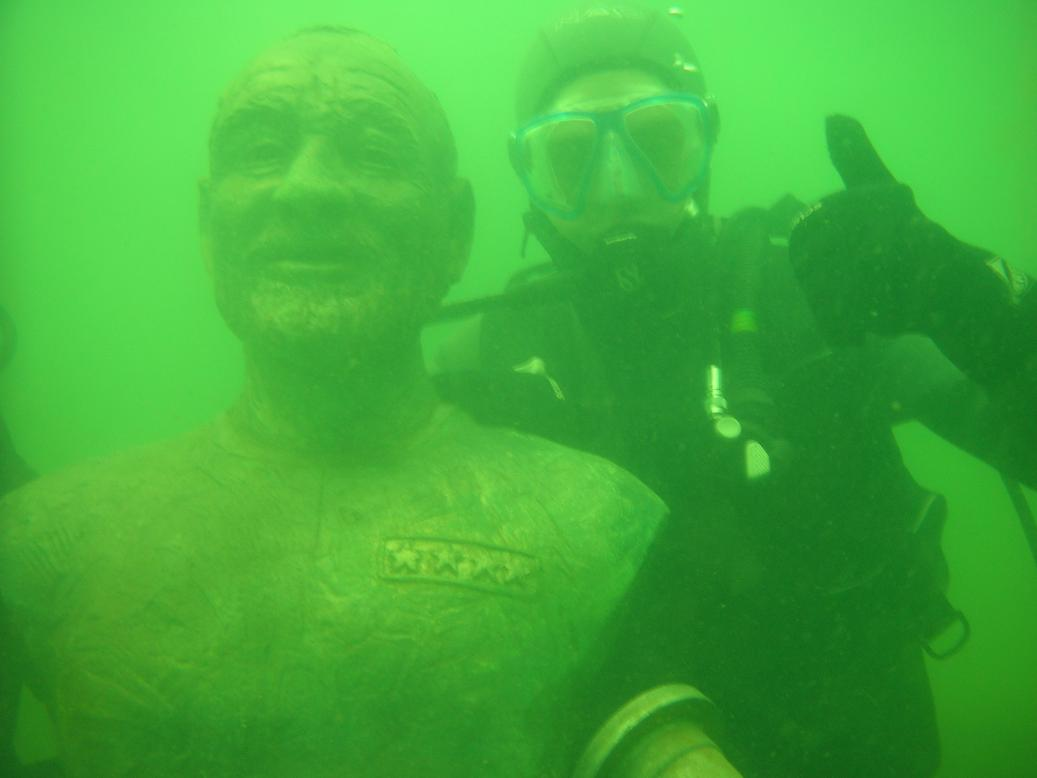
#> input picture src/Color_Balance_and_fusion/test13.jpg, 1037 x 778 px
$ python wavelength_compensation_and_dehazing.py ../Color_Balance_and_fusion/test13.jpg
#> lines starting #> are read from the running program, lines starting #| are printed output that depends on the picture
#> further down, im is the input picture: shape (778, 1037, 3); mean B, G, R 57, 172.2, 64.9
### src/Wavelength_Compensation_and_Dehazing/whiteBalance.py
import numpy as np

def whiteBalance(im):
    R_avg = np.mean(im[:,:,0])
#> R_avg = 0.255
    G_avg = np.mean(im[:,:,1])
#> G_avg = 0.675
    B_avg = np.mean(im[:,:,2])
#> B_avg = 0.224

    RGB_avg = [R_avg, G_avg, B_avg]
#> RGB_avg = [0.255, 0.675, 0.224]

    gray_value = (R_avg + G_avg + B_avg) / 3
#> gray_value = 0.385

    scaleValue = gray_value / RGB_avg
#> scaleValue = [1.51, 0.569, 1.72]

    w = np.zeros_like(im)
    w[:,:,0] = scaleValue[0] * im[:,:,0]
    w[:,:,1] = scaleValue[1] * im[:,:,1]
    w[:,:,2] = scaleValue[2] * im[:,:,2]

    return w

### src/Wavelength_Compensation_and_Dehazing/enhanceContrast.py
import numpy as np

def enhanceContrast(im):
    luminance = im[:,:,0] * 0.299 + im[:,:,1] * 0.587 + im[:,:,2] * 0.114
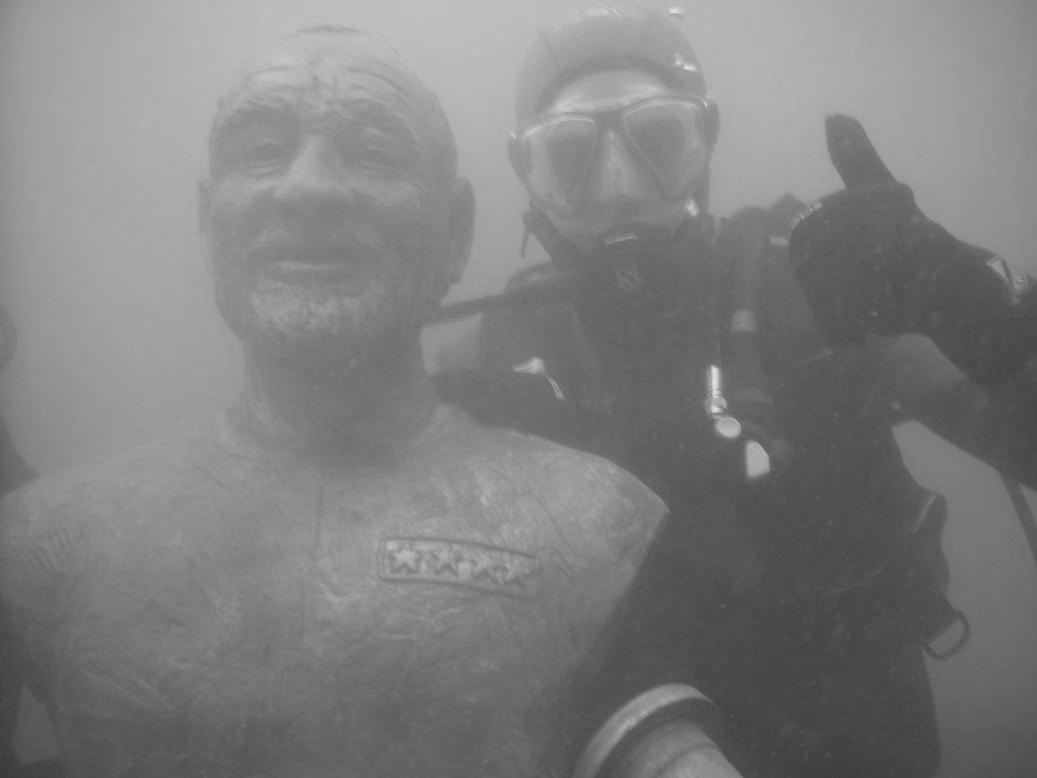
#> luminance: shape (778, 1037) float32; min 0.229, max 0.884, mean 0.498
    avgLuminance = np.mean(luminance[:])
#> avgLuminance = 0.498
    gamma = 2 * (0.5 + avgLuminance)
#> gamma = 2

    output = np.zeros_like(im)

    output[:,:,0] = gamma * (im[:,:,0] - avgLuminance)
    output[:,:,1] = gamma * (im[:,:,1] - avgLuminance)
    output[:,:,2] = gamma * (im[:,:,2] - avgLuminance)

    return output

### src/Wavelength_Compensation_and_Dehazing/luminanceWeightmap.py
import numpy as np

def luminanceWeightmap(im):

    L = np.mean(im, axis=2)

    output = np.sqrt(1/3 * np.square(im[:,:,0] - L) + np.square(im[:,:,1] - L) + np.square(im[:,:,2] - L))
#> output: shape (778, 1037) float32

    return output

### src/Wavelength_Compensation_and_Dehazing/chromaticWeightmap.py
import numpy as np
import cv2

def chromaticWeightmap(im):
    hsvImage = cv2.cvtColor(im, cv2.COLOR_RGB2HSV)
#> hsvImage: shape (778, 1037, 3) float32; mean H, S, V 169.2, 0.2, 0.4
    saturationValue = hsvImage[:,:,1]
    saturationMax = 1
    sigma = 0.3
    output = np.exp(-1 * np.square(saturationValue - saturationMax) / (2 * sigma**2))
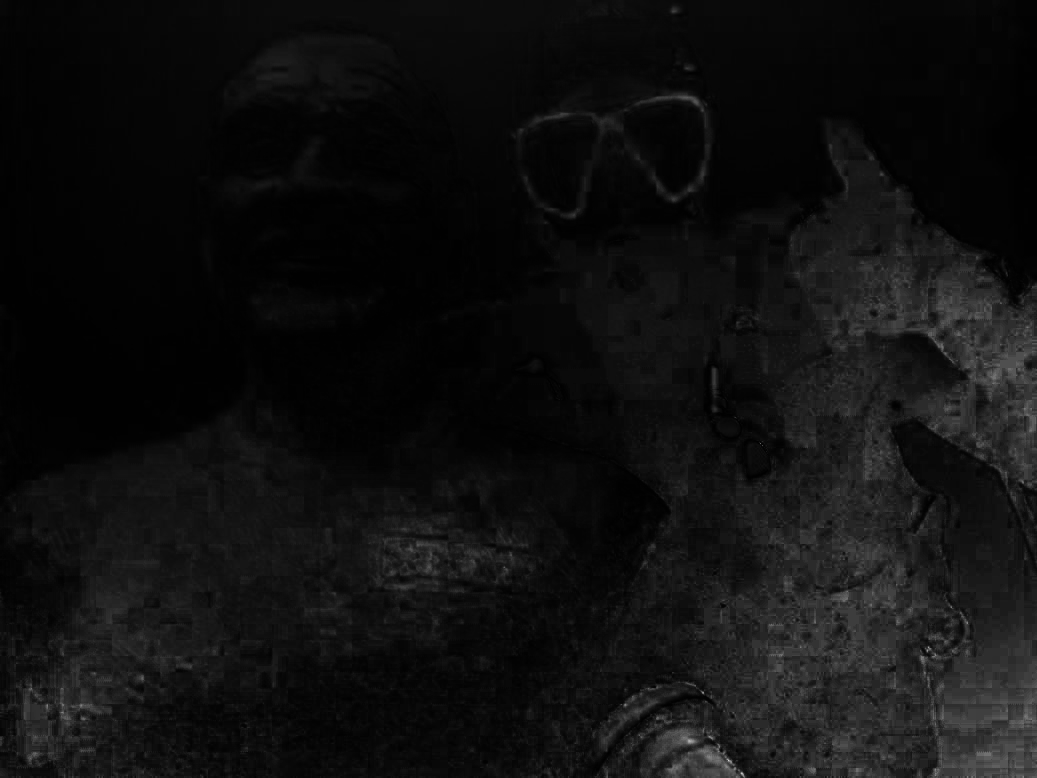
#> output: shape (778, 1037) float32; min 0.00393, max 0.829, mean 0.0634
    return output

### src/Wavelength_Compensation_and_Dehazing/saliencyWeightmap.py
import cv2
import numpy as np
from scipy.signal import convolve2d

def saliencyWeightmap(im):
    if (im.shape[2] > 1):
        imGray = cv2.cvtColor(im, cv2.COLOR_RGB2GRAY)
    else:
        imGray = im

    kernel_1D = 1/16 * np.array([[1, 4, 6, 4, 1]])
    kernel_2D = np.kron(kernel_1D, np.transpose(kernel_1D))
    I_mean = np.mean(imGray[:])
#> I_mean = 0.385

    I_Whc = convolve2d(imGray, kernel_2D, mode='same')

    output = np.abs(I_Whc - I_mean)

    return output

### src/Wavelength_Compensation_and_Dehazing/pyr_reduce.py
import numpy as np
import cv2
def pyr_reduce(img):
    kernelWidth = 5
    cw = 0.6
    ker1d = np.array([[0.25-cw/2,0.25,cw,0.25,0.25-cw/2]])
    kernel = np.kron(ker1d, ker1d)
    sz = img.shape
    imgout = []
    try:
        a = img.shape[2]
    except:
        a = 1
    for p in range(a):
        try:
            img1 = img[:,:,p]
        except:
            img1 = img
        imgFiltered = cv2.filter2D(img1, -1, kernel, borderType=cv2.BORDER_REPLICATE)
        imgout.append(imgFiltered[0:sz[0]:2, 0:sz[1]:2])

    return np.array(imgout[0])

### src/Wavelength_Compensation_and_Dehazing/genPyr.py
from Wavelength_Compensation_and_Dehazing.pyr_reduce import pyr_reduce
import numpy as np
from Wavelength_Compensation_and_Dehazing.pyr_expand import pyr_expand

def genPyr(img, t, level):
    pyr = [0 for i in range(level)]
    pyr[0] = img
    for p in range(1, level):
        pyr[p] = pyr_reduce(pyr[p-1])

    if t == 'gauss':
        return pyr
    osz = [0, 0, 1]
    for p in range(level-2, -1, -1):
        osz[0], osz[1] = (pyr[p+1].shape)
        for i in range(3):
            osz[i] = osz[i] * 2 - 1
        pyr[p] = pyr[p][0:osz[0], 0:osz[1]]

    for p in range(level-1):
        try:
            pyr[p] = pyr[p] - pyr_expand(pyr[p+1])
        except:
            pyr[p] = pyr[p] - pyr_expand(pyr[p+1])[:,:,0]

    return pyr


### src/Wavelength_Compensation_and_Dehazing/pyr_expand.py
import numpy as np
from scipy import signal
import cv2

def pyr_expand(i):
    kw = 5
    cw = 0.6
    ker1d = np.array([[0.25-cw/2,0.25,cw,0.25,0.25-cw/2]])
    kernel = np.kron(ker1d, np.transpose(ker1d)) * 4

    ker00 = kernel[0:kw:2, 0:kw:2]
    ker01 = kernel[0:kw:2, 1:kw:2]
    ker10 = kernel[1:kw:2, 0:kw:2]
    ker11 = kernel[1:kw:2, 1:kw:2]

    a = i.shape
    if (len(a) == 2):
        img = i[..., np.newaxis]
    else:
        img = i
    sz = img[:,:,0].shape
    osz = [0, 0]
    osz[0] = sz[0] * 2 - 1
    osz[1] = sz[1] * 2 - 1
    imgout = np.zeros(osz[0] * osz[1] * img.shape[2])
    imgout = imgout.reshape((osz[0], osz[1], img.shape[2]))
    # imgout = np.array([[[0 for i in range(img.shape[2])]for j in range(osz[1])] for k in range(osz[0])])

    for p in range(0, img.shape[2]):
        img1 = img[:,:,p]
        img1ph = np.pad(img1, ((0,0),(1,1)),'edge')
        img1pv = np.pad(img1, ((1,1),(0,0)),'edge')
        img00 = cv2.filter2D(img1, -1, ker00, borderType=cv2.BORDER_REPLICATE)
        img01 = signal.convolve2d(img1pv, ker01, mode='valid')
        img10 = signal.convolve2d(img1ph, ker10, mode='valid')
        img11 = signal.convolve2d(img1, ker11, mode='valid')
        imgout[0:osz[0]:2, 0:osz[1]:2,p] = img00
        imgout[1:osz[0]:2, 0:osz[1]:2,p] = img10
        imgout[0:osz[0]:2, 1:osz[1]:2,p] = img01
        imgout[1:osz[0]:2, 1:osz[1]:2,p] = img11

    return imgout

### src/Wavelength_Compensation_and_Dehazing/pyrReconstruct.py
from Wavelength_Compensation_and_Dehazing.pyr_expand import pyr_expand

def pyrReconstruct(pyr):
    for p in range(len(pyr)-2, -1, -1):
        pyr[p] = pyr[p] + pyr_expand(pyr[p+1])

    return pyr[0]

### src/Wavelength_Compensation_and_Dehazing/wavelength_compensation_and_dehazing.py
import numpy as np
import cv2
import sys
import matplotlib.pyplot as plt
from skimage import color, exposure, transform, img_as_float32, img_as_uint, img_as_ubyte
from Wavelength_Compensation_and_Dehazing.whiteBalance import whiteBalance
from Wavelength_Compensation_and_Dehazing.enhanceContrast import enhanceContrast
from Wavelength_Compensation_and_Dehazing.luminanceWeightmap import luminanceWeightmap
from Wavelength_Compensation_and_Dehazing.chromaticWeightmap import chromaticWeightmap
from Wavelength_Compensation_and_Dehazing.saliencyWeightmap import saliencyWeightmap
from Wavelength_Compensation_and_Dehazing.pyrReconstruct import pyrReconstruct
from Wavelength_Compensation_and_Dehazing.genPyr import genPyr

def wavelength_compensation_and_dehazing(im):
    np.seterr(divide='ignore', invalid='ignore')

    im = (cv2.cvtColor(im, cv2.COLOR_BGR2RGB)/255.0)
    im = img_as_float32(im)

    firstInput = whiteBalance(im)

    secondInput = enhanceContrast(im)

    luminanceWeightmap1 = luminanceWeightmap(firstInput)
    chromaticWeightmap1 = chromaticWeightmap(firstInput)
    saliencyWeightmap1 = saliencyWeightmap(firstInput)
    resultedWeightmap1 = luminanceWeightmap1 * chromaticWeightmap1 * saliencyWeightmap1

    luminanceWeightmap2 = luminanceWeightmap(secondInput)
    chromaticWeightmap2 = chromaticWeightmap(secondInput)
#> in chromaticWeightmap (call 2), `hsvImage = cv2.cvtColor(im, cv2.COLOR_RGB2HSV)`: hsvImage: shape (778, 1037, 3) float32; mean H, S, V 116.2, 62.8, 0.4
    saliencyWeightmap2 = saliencyWeightmap(secondInput)
#> in saliencyWeightmap (call 2), `imGray = cv2.cvtColor(im, cv2.COLOR_RGB2GRAY)`:
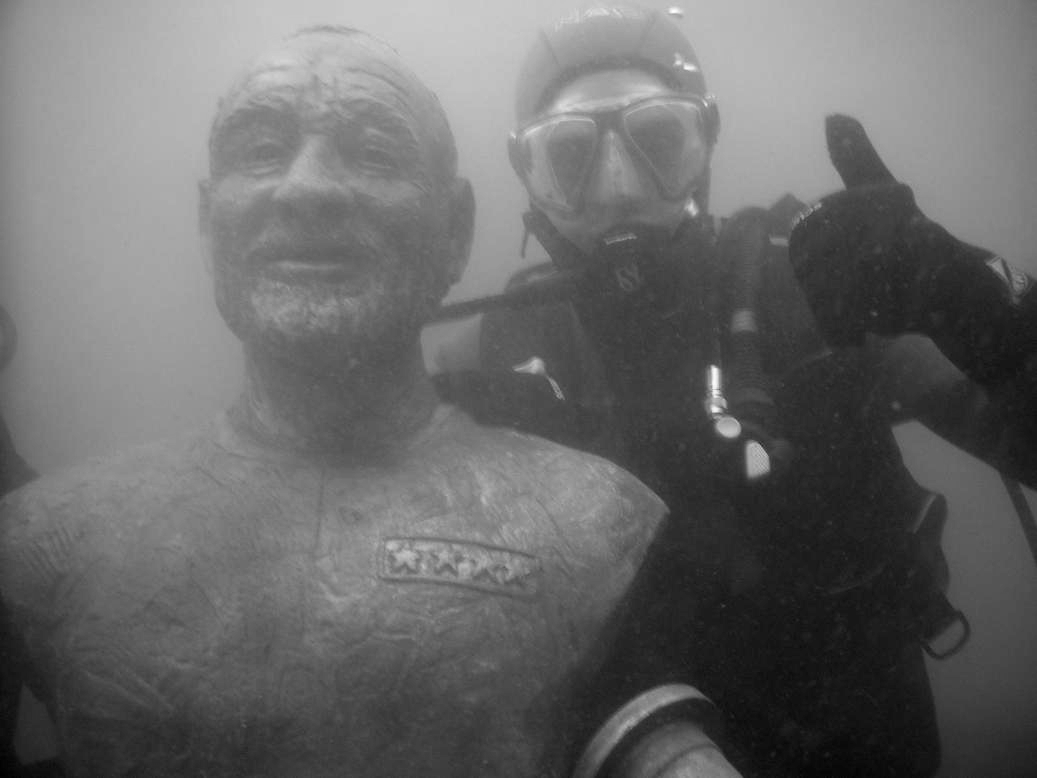
#> imGray: shape (778, 1037) float32; min -0.538, max 0.77, mean 9.62e-08; drawn with min black and max white
#> in saliencyWeightmap (call 2), `I_mean = np.mean(imGray[:])`: I_mean = 9.62e-08

    resultedWeightmap2 = luminanceWeightmap2 * chromaticWeightmap2 * saliencyWeightmap2

    normalizedWeightmap1 = resultedWeightmap1 / (resultedWeightmap1 + resultedWeightmap2)
    normalizedWeightmap2 = resultedWeightmap2 / (resultedWeightmap1 + resultedWeightmap2)
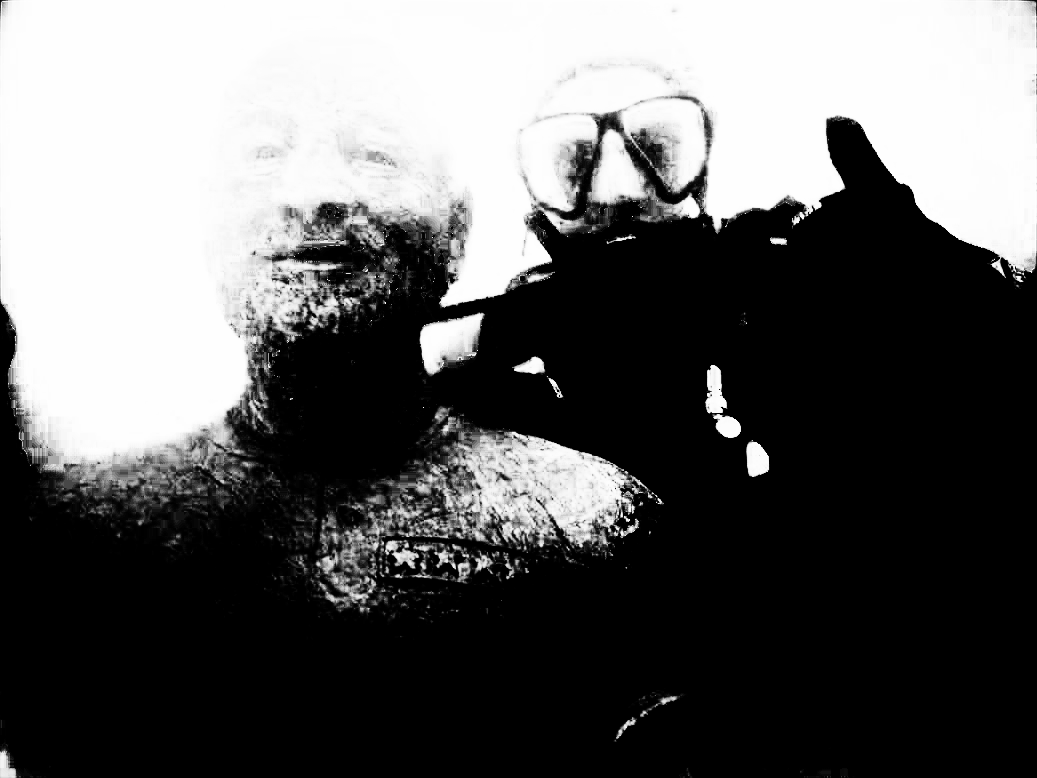
#> normalizedWeightmap2: shape (778, 1037) float64; min 0, max 1, mean 0.386

    gaussianPyramid1 = genPyr(normalizedWeightmap1, 'gauss', 5)
#> after the loop in genPyr, `for p in range(1, level):`: pyr = 5 items
#> gaussianPyramid1 = 5 items
    gaussianPyramid2 = genPyr(normalizedWeightmap2, 'gauss', 5)
#> gaussianPyramid2 = 5 items

    fusedPyramid = []
    for i in range(5):
        tempImg = []
        for j in range(im.shape[2]):
            laplacianPyramid1 = genPyr(firstInput[:,:,j], 'laplace', 5)
            laplacianPyramid2 = genPyr(secondInput[:,:,j], 'laplace', 5)
            rowSize = np.min([laplacianPyramid1[i].shape[0], laplacianPyramid2[i].shape[0], gaussianPyramid1[i].shape[0], gaussianPyramid2[i].shape[0]])
            columnSize = np.min([laplacianPyramid1[i].shape[1], laplacianPyramid2[i].shape[1], gaussianPyramid1[i].shape[1], gaussianPyramid2[i].shape[1]])
            tempImg.append(laplacianPyramid1[i][0:rowSize, 0:columnSize] * gaussianPyramid1[i][0:rowSize, 0:columnSize] + laplacianPyramid2[i][0:rowSize, 0:columnSize] * gaussianPyramid2[i][0:rowSize, 0:columnSize])
        fusedPyramid.append([(np.array(tempImg)).transpose(1,2,0)])

    for i in range(5):
        fusedPyramid[i] = fusedPyramid[i][0]

    enhancedImage = pyrReconstruct(fusedPyramid)
#> the loop in pyrReconstruct, `for p in range(len(pyr)-2, -1, -1):` made 4 passes
#> p on passes 1, 3, 4: 3, 1, 0
    if (np.max(enhancedImage) < 2.0):
        enhancedImage /= np.max(enhancedImage)

    output = img_as_ubyte(enhancedImage)
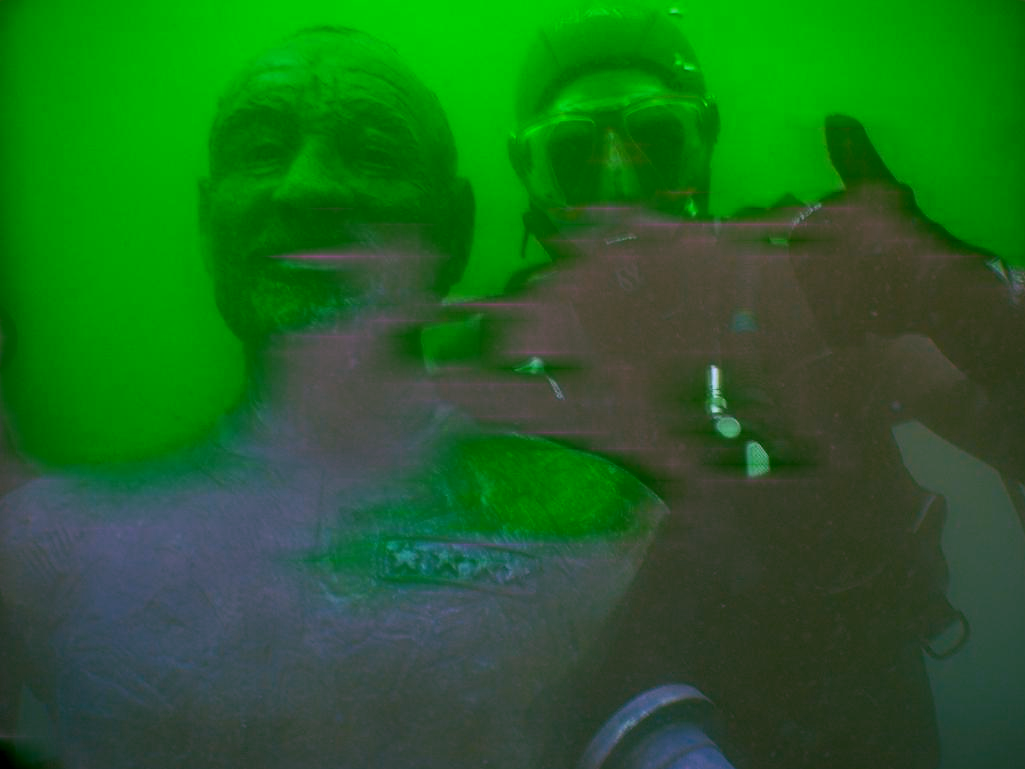
#> output: shape (769, 1025, 3); mean of channels 0, 1, 2 34.9, 100.6, 31.9; drawn as B, G, R
    output = cv2.cvtColor(output, cv2.COLOR_RGB2BGR)
    return output

if __name__ == "__main__":
    im = cv2.imread(sys.argv[1])
    output = wavelength_compensation_and_dehazing(im)
